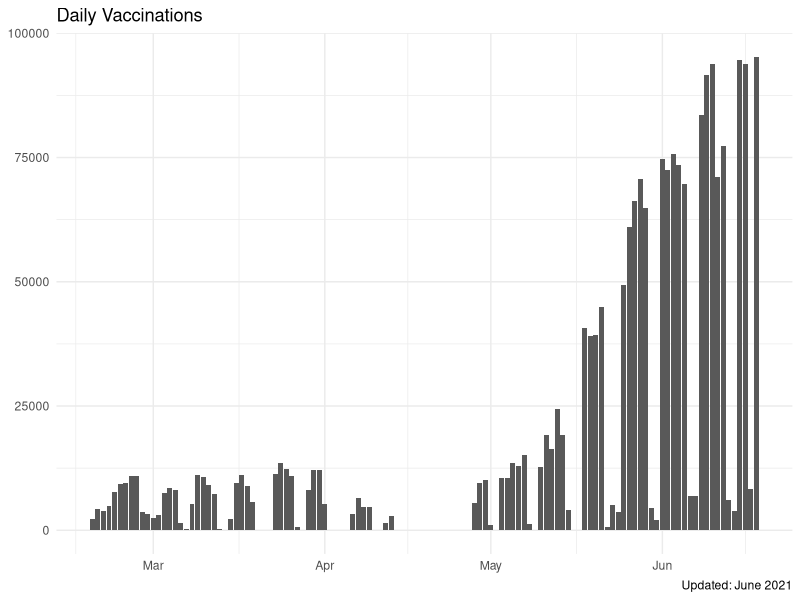
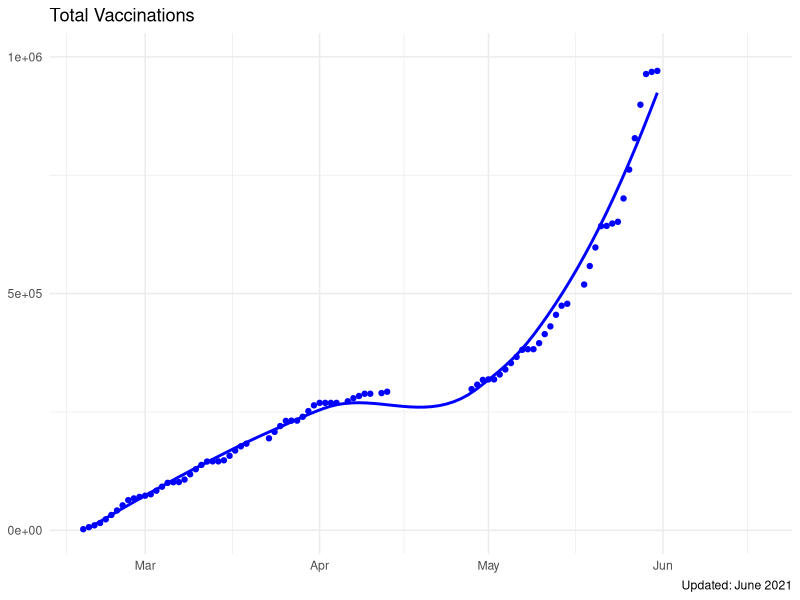

Source code (R) for these figures, in order:
## ---- chunk 1
library(tidyverse)
library(lubridate)
library(R.utils)
## ---- chunk 2
data <- read.csv("data/covid19za_timeline_vaccination.csv")
head(data)
## ---- chunk 3
vaccinations <- data %>%
  mutate(date = dmy(date)) %>%
  mutate(daily=vaccinations-lag(vaccinations,default=0)) %>%
  mutate(total = vaccinations) %>%
  select(date, daily, total)

head(vaccinations)
## ---- chunk 4
ggplot(vaccinations, aes(date, daily)) + 
  geom_col() +
  labs(title= "Daily Vaccinations",
       caption = "Updated: June 2021",
       x = NULL,
       y = NULL) +
  theme_minimal()

## ---- chunk 5
ggplot(vaccinations, aes(date, total)) + 
  geom_smooth(color = "blue", se=F) + 
  geom_point(color = "blue") +
  scale_y_continuous(breaks = seq(0, 1000000, by = 500000), limits = c(0, 1000000)) +
  scale_x_date() + 
  labs(title= "Total Vaccinations",
       caption = "Updated: June 2021",
       x = NULL,
       y = NULL) +
  theme_minimal()
